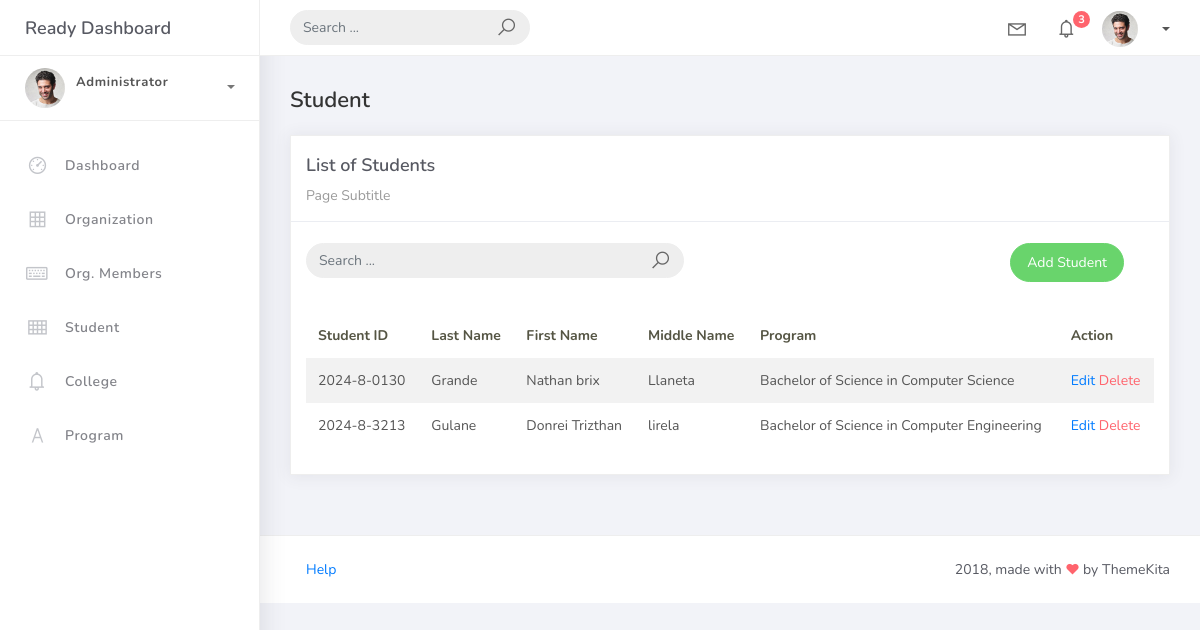
/student_list/, run on an earlier commit of the app's database.
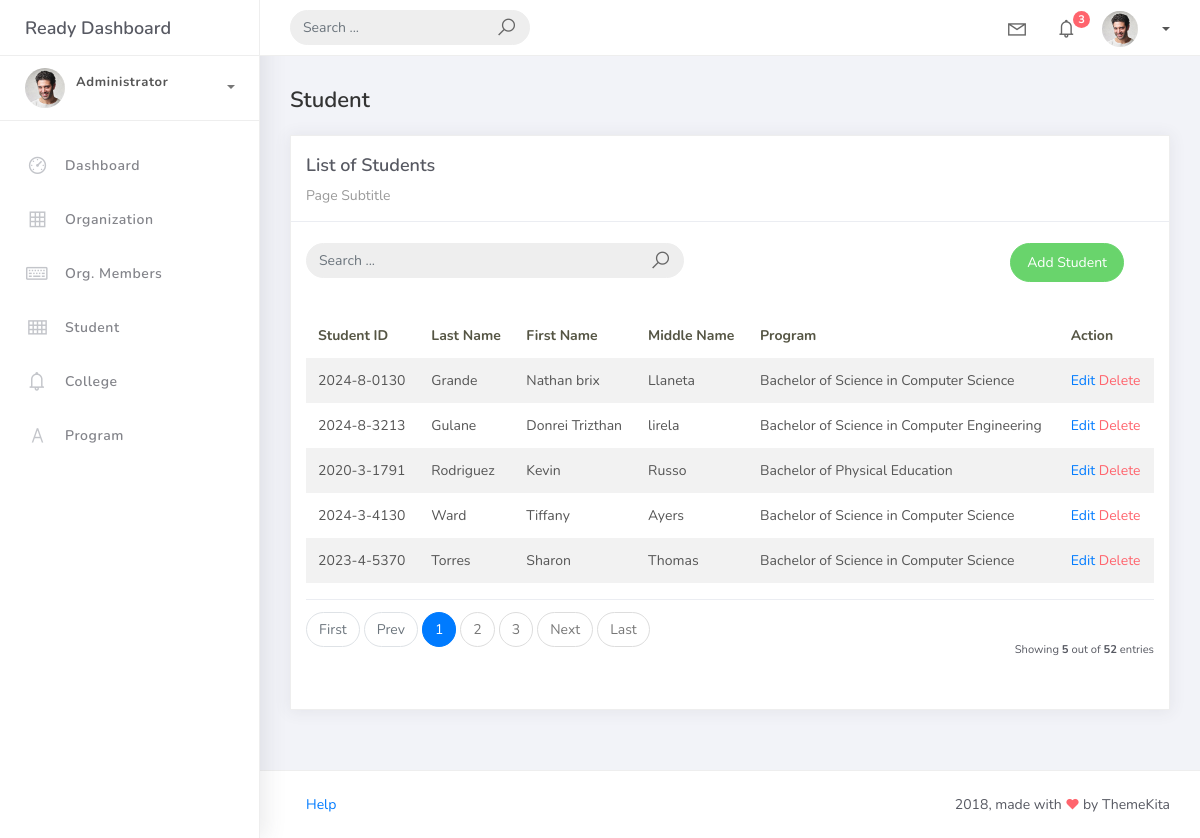
And on a later commit of the database.
### studentorg/models.py (models this page shows, shortened)
class BaseModel(models.Model):
    created_at = models.DateTimeField(auto_now_add=True, db_index=True)
    updated_at = models.DateTimeField(auto_now=True)
    class Meta:
        abstract = True

class Student(BaseModel):
    student_id = models.CharField(max_length=15)
    lastname = models.CharField(max_length=25)
    firstname = models.CharField(max_length=25)
    middlename = models.CharField(max_length=25, blank=True, null=True)
    program = models.ForeignKey(Program, on_delete=models.CASCADE)

class Program(BaseModel):
    prog_name = models.CharField(max_length=150)
    college = models.ForeignKey(College, on_delete=models.CASCADE)
    def __str__(self):
        return self.prog_name

### studentorg/views.py (the view, shortened to what this page needs)
# urls.py: path("student_list/", StudentListView.as_view(), name="student-list"),
class StudentListView(ListView):
    model = Student
    template_name = "student_list.html"
    paginate_by = 5
    def get_queryset(self):
        qs = super().get_queryset()
        query = self.request.GET.get("q")
        return qs

### templates/student_list.html (shortened to what this page needs)
{% extends 'base.html' %}
{% load static %}
{% block content %}
<div class="content">
    <div class="container-fluid">
        <h4 class="page-title">Student</h4>
        <div class="row">
            <div class="col-md-12">
                <div class="card">
                    <div class="card-header">
                        <div class="card-title">List of Students</div>
                        <div class="card-category">Page Subtitle</div>
                    </div>
                    <br />
                    <div class="col-md-12 row">
                        <div class="col-md-6">
                            <form class="navbar-left navbar-form nav-search mr-md-3"
                                  action="{% url 'student-list' %}"
                                  method="get">
                                <div class="input-group">
                                    <input type="text"
                                           placeholder="Search ..."
                                           class="form-control"
                                           name="q"
                                           value="{{ request.GET.q }}">
                                    <div class="input-group-append">
                                        <span class="input-group-text">
                                            <i class="la la-search search-icon"></i>
                                        </span>
                                    </div>
                                </div>
                            </form>
                        </div>
                        <div class="col-md-6">
                            <div class="pull-right">
                                <a href="{% url 'student-add' %}"
                                   class="btn btn-success btn-rounded">
                                    Add Student
                                </a>
                            </div>
                        </div>
                    </div>
                    <div class="card-body">
                        <table class="table table-striped mt-3">
                            <thead>
                                <tr>
                                    <th scope="col">Student ID</th>
                                    <th scope="col">Last Name</th>
                                    <th scope="col">First Name</th>
                                    <th scope="col">Middle Name</th>
                                    <th scope="col">Program</th>
                                    <th scope="col">Action</th>
                                </tr>
                            </thead>
                            <tbody>
                                {% for object in object_list %}
                                <tr>
                                    <td>{{ object.student_id }}</td>
                                    <td>{{ object.lastname }}</td>
                                    <td>{{ object.firstname }}</td>
                                    <td>{{ object.middlename }}</td>
                                    <td>{{ object.program }}</td>
                                    <td>
                                        <a href="{% url 'student-update' object.id %}">
                                            Edit
                                        </a>
                                        <a href="{% url 'student-delete' object.id %}"
                                           class="text-danger">
                                            Delete
                                        </a>
                                    </td>
                                </tr>
                                {% endfor %}
                            </tbody>
                        </table>
                        {% include 'includes/pagination.html' %}
                    </div>
                </div>
            </div>
        </div>
    </div>
</div>
{% endblock %}

### templates/base.html (shortened to what this page needs)
{% load static %}
<!DOCTYPE html>
<html>
<head>
	<link rel="stylesheet" href="{% static 'css/bootstrap.min.css' %}">
	<link rel="stylesheet" href="{% static 'css/ready.css' %}">
	<link rel="stylesheet" href="{% static 'css/demo.css' %}">
</head>
<body>
	<div class="wrapper">
		<div class="main-header">
			<div class="logo-header">
				<a href="{% url 'home' %}" class="logo">
					Ready Dashboard
				</a>
			</div>
			<nav class="navbar navbar-header navbar-expand-lg">
				<div class="container-fluid">
					<form class="navbar-left navbar-form nav-search mr-md-3" action="">
						<div class="input-group">
							<input type="text" placeholder="Search ..." class="form-control">
							<div class="input-group-append">
								<span class="input-group-text">
									<i class="la la-search search-icon"></i>
								</span>
							</div>
						</div>
					</form>
					<ul class="navbar-nav topbar-nav ml-md-auto align-items-center">
						<li class="nav-item dropdown hidden-caret">
							<a class="nav-link dropdown-toggle" href="#" id="navbarDropdown" role="button" data-toggle="dropdown" aria-haspopup="true" aria-expanded="false">
								<i class="la la-envelope"></i>
							</a>
						</li>
						<li class="nav-item dropdown hidden-caret">
							<a class="nav-link dropdown-toggle" href="#" id="navbarDropdown" role="button" data-toggle="dropdown" aria-haspopup="true" aria-expanded="false">
								<i class="la la-bell"></i>
								<span class="notification">3</span>
							</a>
						</li>
						<li class="nav-item dropdown">
							<a class="dropdown-toggle profile-pic" data-toggle="dropdown" href="#" aria-expanded="false">
								<img src="{% static 'img/profile.jpg' %}" alt="user-img" width="36" class="img-circle">
								<span>{{ request.user.username }}</span>
							</a>
						</li>
					</ul>
				</div>
			</nav>
		</div>
		<div class="sidebar">
			<div class="scrollbar-inner sidebar-wrapper">
				<div class="user">
					<div class="photo">
						<img src="{% static 'img/profile.jpg' %}">
					</div>
					<div class="info">
						<a class="" data-toggle="collapse" href="#collapseExample" aria-expanded="true">
							<span>
								<span class="user-level">Administrator</span>
								<span class="caret"></span>
							</span>
						</a>
						<div class="clearfix"></div>
					</div>
				</div>
				<ul class="nav">
					<li class="nav-item">
						<a href="{% url 'home' %}">
							<i class="la la-dashboard"></i>
							<p>Dashboard</p>
						</a>
					</li>
					<li class="nav-item">
						<a href="{% url 'organization-list' %}">
							<i class="la la-table"></i>
							<p>Organization</p>
						</a>
					</li>
					<li class="nav-item">
						<a href="{% url 'orgmember-list' %}">
							<i class="la la-keyboard-o"></i>
							<p>Org. Members</p>
						</a>
					</li>
					<li class="nav-item">
						<a href="{% url 'student-list' %}">
							<i class="la la-th"></i>
							<p>Student</p>
						</a>
					</li>
					<li class="nav-item">
						<a href="{% url 'college-list' %}">
							<i class="la la-bell"></i>
							<p>College</p>
						</a>
					</li>
					<li class="nav-item">
						<a href="{% url 'program-list' %}">
							<i class="la la-font"></i>
							<p>Program</p>
						</a>
					</li>
				</ul>
			</div>
		</div>
		<div class="main-panel">
			{% block content %}
			{% endblock %}
			<footer class="footer">
				<div class="container-fluid">
					<nav class="pull-left">
						<ul class="nav">
							<li class="nav-item">
								<a class="nav-link" href="#">
									Help
								</a>
							</li>
						</ul>
					</nav>
					<div class="copyright ml-auto">
						2018, made with
						<i class="la la-heart heart text-danger"></i>
						by ThemeKita
					</div>
				</div>
			</footer>
		</div>
	</div>
</body>
</html>

### templates/includes/pagination.html (shortened to what this page needs)
{% if is_paginated %}
    <div class="card-footer px-0 border-0 d-flex flex-column flex-lg-row align-items-center justify-content-between mt-3">
        <nav aria-label="Topics pagination" class="mb-4">
            <ul class="pagination">
                {% if page_obj.number > 1 %}
                    <li class="page-item">
                        <a class="page-link" href="?page=1">First</a>
                    </li>
                {% else %}
                    <li class="page-item disabled">
                        <span class="page-link">First</span>
                    </li>
                {% endif %}
                {% if page_obj.has_previous %}
                    <li class="page-item">
                        <a class="page-link" href="?page={{ page_obj.previous_page_number }}">Prev</a>
                    </li>
                {% else %}
                    <li class="page-item disabled">
                        <span class="page-link">Prev</span>
                    </li>
                {% endif %}
                {% for page_num in paginator.page_range %}
                    {% if page_obj.number == page_num %}
                        <li class="page-item active">
                            <span class="page-link">
                                {{ page_num }}
                            </span>
                        </li>
                    {% elif page_num > page_obj.number|add:'-3' and page_num < page_obj.number|add:'3' %}
                        <li class="page-item">
                            <a class="page-link" href="?page={{ page_num }}">{{ page_num }}</a>
                        </li>
                    {% endif %}
                {% endfor %}
                {% if page_obj.has_next %}
                    <li class="page-item">
                        <a class="page-link" href="?page={{ page_obj.next_page_number }}">Next</a>
                    </li>
                {% else %}
                    <li class="page-item disabled">
                        <span class="page-link">Next</span>
                    </li>
                {% endif %}
                {% if page_obj.number != paginator.num_pages %}
                    <li class="page-item">
                        <a class="page-link" href="?page={{ paginator.num_pages }}">Last</a>
                    </li>
                {% else %}
                    <li class="page-item disabled">
                        <span class="page-link">Last</span>
                    </li>
                {% endif %}
            </ul>
        </nav>
        <div class="fw-normal small mt-4 mt-lg-0">Showing <b>{{ object_list.count }}</b> out of <b>{{ paginator.count }}</b> entries</div>
    </div>
{% endif %}

What changed in the data, as far as the page shows it:
added Student: student_id "2020-3-1791", lastname "Rodriguez", firstname "Kevin", middlename "Russo", program "Bachelor of Physical Education"
added Student: student_id "2024-3-4130", lastname "Ward", firstname "Tiffany", middlename "Ayers", program "Bachelor of Science in Computer Science"
added Student: student_id "2023-4-5370", lastname "Torres", firstname "Sharon", middlename "Thomas", program "Bachelor of Science in Computer Science"
Also different on the page:
{{ object_list.count }}: (not shown) → "5"
{{ paginator.count }}: (not shown) → "52"
text now shown: "First Prev Next Last Showing out of entries"
new list line: "1"
new list line: "2"
new list line: "3"
